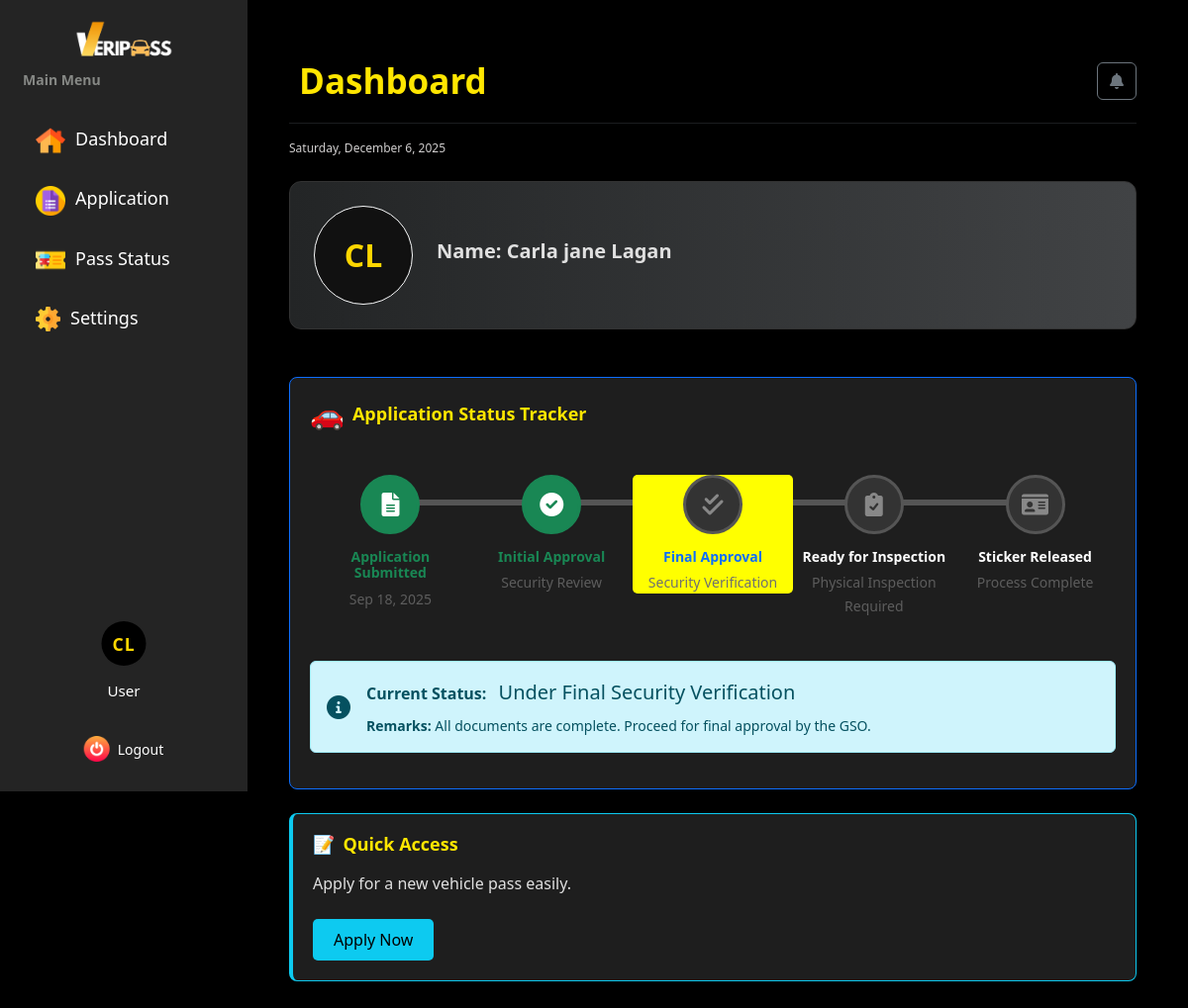
/dashboard/user/ (signed in), run on an earlier commit of the app's database.
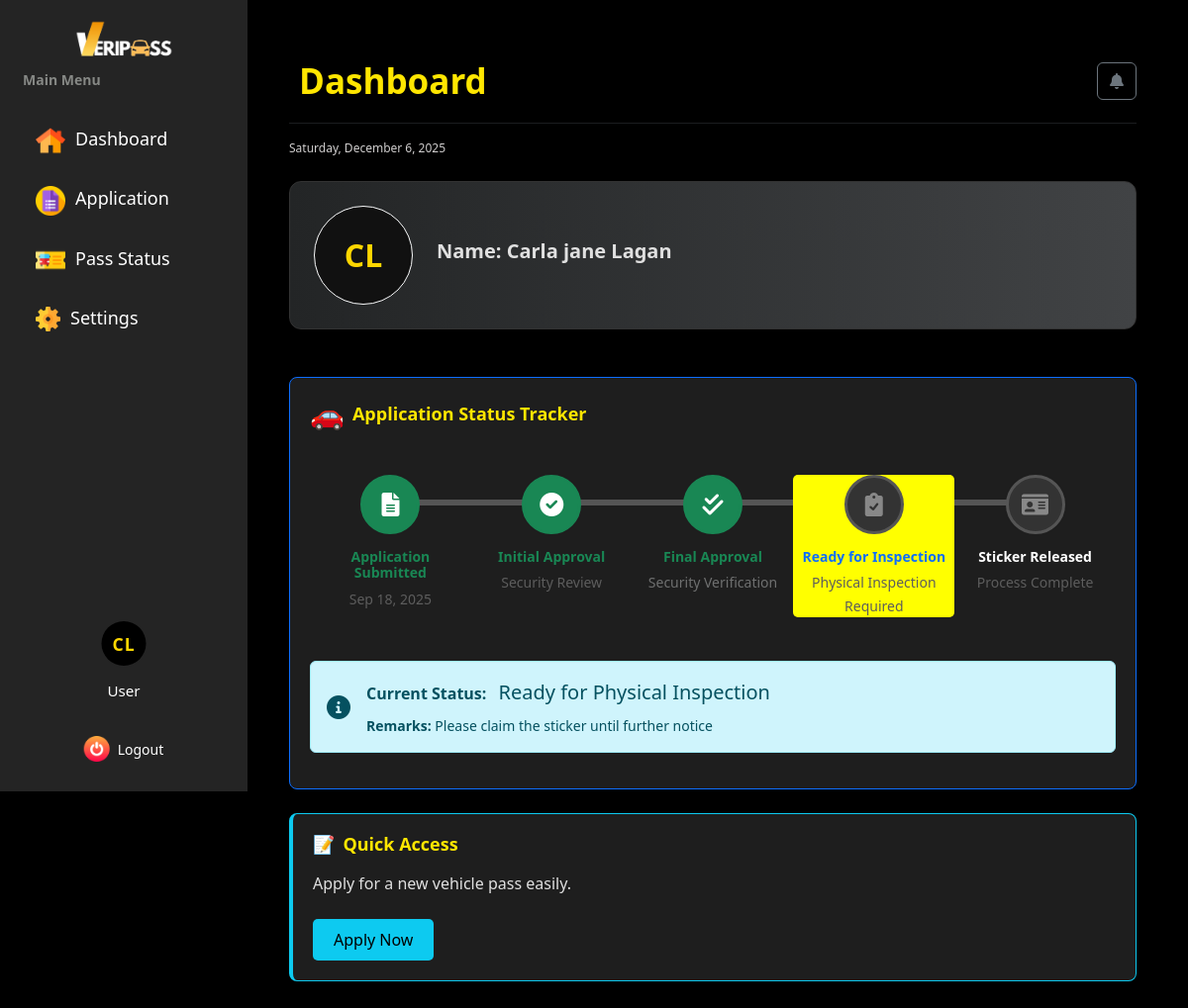
And on a later commit of the database.
### vehicle_pass/models.py (models this page shows, shortened)
class BaseModel(models.Model):
    created_at = models.DateTimeField(auto_now_add=True, db_index=True)
    updated_at = models.DateTimeField(auto_now=True)
    class Meta:
        abstract = True

class Registration(BaseModel):
    STATUS_CHOICES = [
        ('no application', 'No Application'),
        ('application submitted', 'Application Submitted'),
        ('initial approval', 'Waiting for Approval by OIC'),
        ('final approval', 'Waiting for Final Approval by GSO - Director'),
        ('approved', 'Approved'),
        ('sticker released', 'Vehicle Pass Sticker Released'),
        ('rejected', 'Rejected')
    ]
    registration_number = models.BigAutoField(primary_key=True)
    user = models.ForeignKey(UserProfile, on_delete=models.CASCADE)
    vehicle = models.ForeignKey(Vehicle, on_delete=models.CASCADE)
    files = models.URLField(max_length=255)
    status = models.CharField(max_length=85, choices=STATUS_CHOICES, default='no application')
    remarks = models.TextField(null=True)
    initial_approved_by = models.ForeignKey(SecurityProfile, on_delete=models.CASCADE, related_name='initial_approval', null=True, blank=True)
    final_approved_by = models.ForeignKey(SecurityProfile, on_delete=models.CASCADE, related_name='final_approval', null=True, blank=True)
    date_of_filing = models.DateTimeField(auto_now_add=True)
    sticker_released_date = models.DateField(blank=True, null=True)
    e_signature = models.ImageField(upload_to='signature/')
    printed_name = models.CharField(max_length=125)
    signature_date = models.DateTimeField(null=True, blank=True)

### vehicle_pass/views.py (the view)
# urls.py: path("dashboard/user/", default_dashboard, name="default_dashboard"),
@login_required
def default_dashboard(request):
    user_id = request.session.get("user_id")
    try:
        profile = UserProfile.objects.get(id=user_id)
    except UserProfile.DoesNotExist:
        profile = None
    try:
        registration = Registration.objects.filter(user=profile).latest('created_at')
        print(f"DEBUG: Registration status = '{registration.status}'")
        print(f"DEBUG: Registration status type = {type(registration.status)}")
    except Registration.DoesNotExist:
        registration = None
    inspection = None
    history = Registration.objects.filter(user=profile).order_by('-created_at')
    context = {
        'profile': profile,
        'registration': registration,
        'inspection': inspection,
        'history': history,
    }
    return render(request, "User/User_Dashboard.html", context)

### vehicle_pass/authentication.py (called while the page is built)
def login_required(view_func):
    @wraps(view_func)
    def wrapper(request, *args, **kwargs):
        if "user_id" not in request.session:
            return redirect("login")  # Redirect to login if not authenticated
        return view_func(request, *args, **kwargs)
    return wrapper

### vehicle_pass/context_processors.py (called while the page is built)
def admin_user_context(request):
    profile = None
    user_id = request.session.get('user_id')
    if user_id:
        profile = UserProfile.objects.filter(id=user_id).first()
    return {'profile': profile}

def default_user_context(request):
    profile = None
    user_id = request.session.get('user_id')
    if user_id:
        profile = UserProfile.objects.filter(id=user_id).first()
    return {'profile': profile}

def security_user_context(request):
    profile = None
    user_id = request.session.get('user_id')
    if user_id:
        profile = UserProfile.objects.filter(id=user_id).first()
    return {'profile': profile}

### templates/User/User_Dashboard.html (shortened to what the changed rows need)
{% extends 'includes/user_sidebar.html' %}
{% load static %}
{% block extra_css %}
<link rel="stylesheet" href="{% static 'css/user-dashboard-style.css' %}">
<link rel="stylesheet" href="{% static 'css/notifications.css' %}">
<link rel="stylesheet" href="https://cdnjs.cloudflare.com/ajax/libs/font-awesome/6.0.0/css/all.min.css">
{% endblock %}
{% block content %}
<div class="dashboard-wrapper">
    <div class="main-content">
        <div class="container-fluid py-3">
            <div class="d-flex justify-content-between align-items-center">
                <h2 class="title mb-3 mb-md-0">Dashboard</h2>
            </div>
            <div class="row mt-4 g-4">
                <div class="col-12">
                    <div class="card status-card border-primary shadow-sm">
                        <div class="card-body">
                            <div class="status-timeline">
                                <div class="timeline-step completed">
                                    <div class="timeline-content">
                                        <h6>Application Submitted</h6>
                                        <small class="text-muted" style="color: rgb(93, 93, 93)  !important;">{{ registration.created_at|date:"M d, Y" }}</small>
                                    </div>
                                </div>
                                <div class="timeline-step {% if registration.status == 'initial approval' %}active{% elif registration.status == 'final approval' or registration.status == 'approved' or registration.status == 'sticker released' %}completed{% endif %}">
                                    <div class="timeline-icon">
                                        <i class="fas fa-check-double"></i>
                                    </div>
                                    <div class="timeline-content">
                                        <h6>Final Approval</h6>
                                        <small style="color: rgb(111, 112, 112) !important;">Security Verification</small>
                                    </div>
                                </div>
                                <div class="timeline-step {% if registration.status == 'final approval' %}active{% elif registration.status == 'approved' or registration.status == 'sticker released' %}completed{% endif %}">
                                    <div class="timeline-content">
                                        <h6>Ready for Inspection</h6>
                                        <small style="color: rgb(93, 93, 93) !important;">Physical Inspection Required</small>
                                    </div>
                                </div>
                            </div>
                            <div class="alert alert-info mt-4 d-flex align-items-center">
                                <div>
                                    <strong>Current Status:</strong>
                                    <span class="fs-5 ms-2">
                                        {% if registration.status == 'pending' or registration.status == 'application submitted' %}
                                            Waiting for Security Review
                                        {% elif registration.status == 'initial approval' %}
                                            Under Final Security Verification
                                        {% elif registration.status == 'final approval' %}
                                            Ready for Physical Inspection
                                        {% elif registration.status == 'approved' %}
                                            Processing Sticker Release
                                        {% elif registration.status == 'sticker released' %}
                                            Complete - Sticker Released
                                        {% else %}
                                            {{ registration.status|title }}
                                        {% endif %}
                                    </span>
                                    {% if registration.remarks %}
                                        <div class="mt-2 small">
                                            <strong>Remarks:</strong> {{ registration.remarks }}
                                        </div>
                                    {% endif %}
                                </div>
                            </div>
                        </div>
                    </div>
                </div>
            </div>
        </div>
    </div>
</div>
{% endblock %}

What changed in the data, as far as the page shows it:
changed Registration: status "initial approval" → "final approval" (drawn); remarks "All documents are complete. Proceed for final approval by the GSO." → "Please claim the sticker until further notice"
Also different on the page:
text no longer shown: "Under Final Security Verification"
text now shown: "Ready for Physical Inspection"
